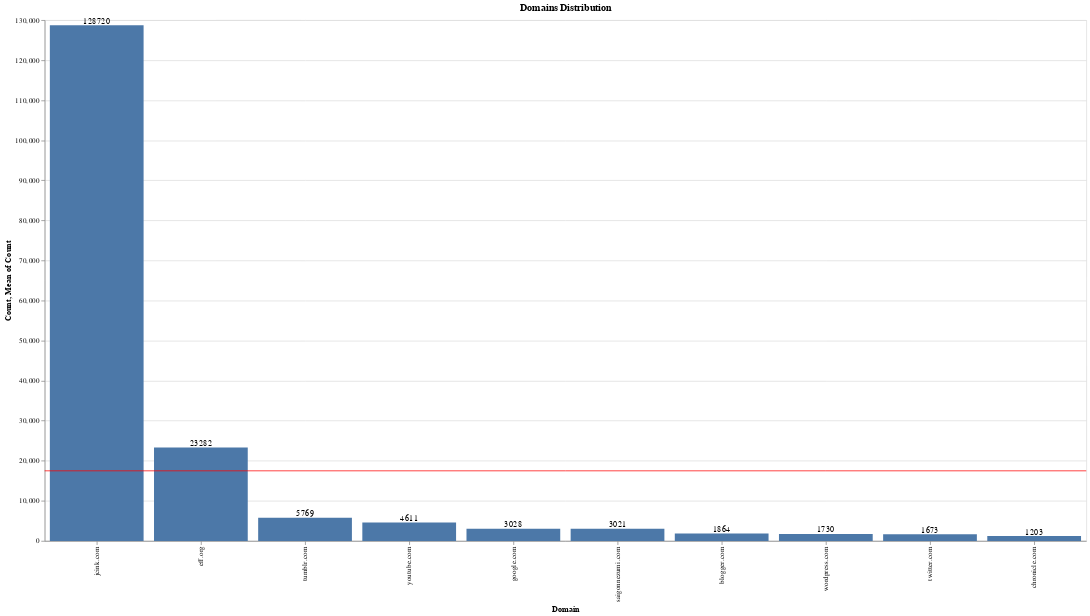

This figure's notebook cell:
### Markdown cell above
#### What does the distribution of domains look like?

Here we can see which domains are the most frequent within the collection.

### Code cell
top_domains = domain_frequency.sort_values("count", ascending=False).head(10)

top_domains_bar = (
    alt.Chart(top_domains)
    .mark_bar()
    .encode(
        x=alt.X("domain:O", title="Domain", sort="-y"),
        y=alt.Y("count:Q", title="Count, Mean of Count"),
    )
)

top_domains_rule = (
    alt.Chart(top_domains).mark_rule(color="red").encode(y="mean(count):Q")
)

top_domains_text = top_domains_bar.mark_text(align="center", baseline="bottom").encode(
    text="count:Q"
)

(top_domains_bar + top_domains_rule + top_domains_text).properties(
    width=1400, height=700, title="Domains Distribution"
)

### Figure 1 — Vega-Lite specification as saved in the notebook (floating-point values rounded to 4 significant figures)
{"config": {"view": {"continuousWidth": 400, "continuousHeight": 300}}, "layer": [{"mark": "bar", "encoding": {"x": {"type": "ordinal", "field": "domain", "sort": "-y", "title": "Domain"}, "y": {"type": "quantitative", "field": "count", "title": "Count, Mean of Count"}}}, {"mark": {"type": "rule", "color": "red"}, "encoding": {"y": {"type": "quantitative", "aggregate": "mean", "field": "count"}}}, {"mark": {"type": "text", "align": "center", "baseline": "bottom"}, "encoding": {"text": {"type": "quantitative", "field": "count"}, "x": {"type": "ordinal", "field": "domain", "sort": "-y", "title": "Domain"}, "y": {"type": "quantitative", "field": "count", "title": "Count, Mean of Count"}}}], "data": {"name": "data-ab572b63c1faa5b21660144c0649ff00"}, "height": 700, "title": "Domains Distribution", "width": 1400, "$schema": "https://vega.github.io/schema/vega-lite/v4.8.1.json", "datasets": {"data-ab572b63c1faa5b21660144c0649ff00": [{"domain": "jcink.com", "count": 128720}, {"domain": "eff.org", "count": 23282}, {"domain": "tumblr.com", "count": 5769}, {"domain": "youtube.com", "count": 4611}, {"domain": "google.com", "count": 3028}, {"domain": "saigonnezumi.com", "count": 3021}, {"domain": "blogger.com", "count": 1864}, {"domain": "wordpress.com", "count": 1730}, {"domain": "twitter.com", "count": 1673}, {"domain": "chronicle.com", "count": 1203}]}}
